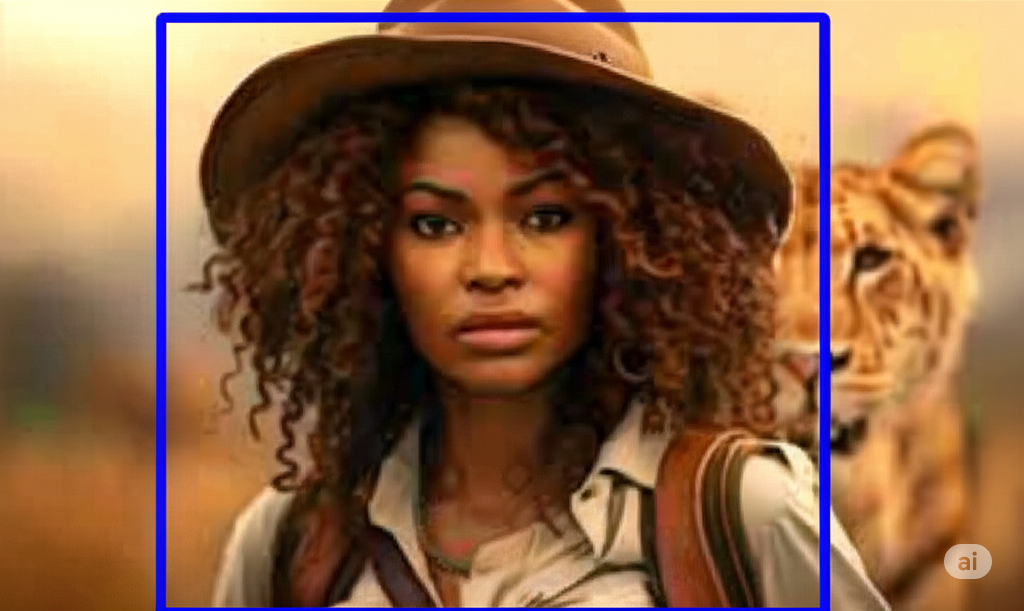
#> input picture POS FIAP IA para Devs/Aulas Plataforma/FASE 01 - Bem Vindo IA/05 COMPUTER VISION/content/FOTO.png, 1024 x 611 px
$ jupyter execute 'Aula_03_detecçãod_e_faces.ipynb'
#> lines starting #> are read from the running program, lines starting #| are printed output that depends on the picture; after the words box and inside, x2 and y2 are one past the last pixel; in counts of white or black regions, pixels touching at a corner belong together
[cell 1]
import cv2

# Carregar o classificador cascade pré-treinado
face_cascade = cv2.CascadeClassifier(cv2.data.haarcascades + 'haarcascade_frontalface_default.xml')
eye_cascade = cv2.CascadeClassifier(cv2.data.haarcascades + 'haarcascade_eye.xml')

# Carregar a imagem (substitua 'imagem.jpg' pelo nome do arquivo que você fez o upload)
imagem = cv2.imread('content/FOTO.png')
#> imagem is the input picture: shape (611, 1024, 3); mean B, G, R 69.4, 98.4, 137.7

# Converter a imagem para tons de cinza
imagem_cinza = cv2.cvtColor(imagem, cv2.COLOR_BGR2GRAY)
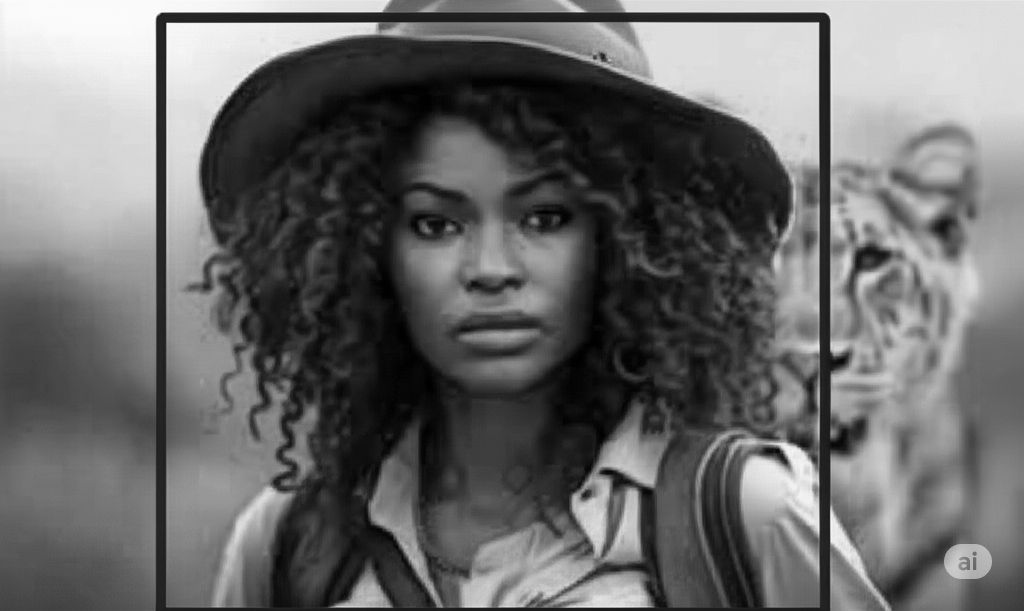
#> imagem_cinza: shape (611, 1024); min 0, max 252, mean 106.9

# Detectar faces na imagem
faces = eye_cascade.detectMultiScale(imagem_cinza, scaleFactor=1.1, minNeighbors=5, minSize=(55, 55))
#> faces = [[504, 180, 73, 73], [399, 188, 69, 69], [898, 190, 82, 82], [902, 516, 87, 87]]

# Desenhar retângulos ao redor das faces detectadas
for (x, y, w, h) in faces:
    cv2.rectangle(imagem, (x, y), (x+w, y+h), (255, 0, 0), 2)
#> this loop made 4 passes
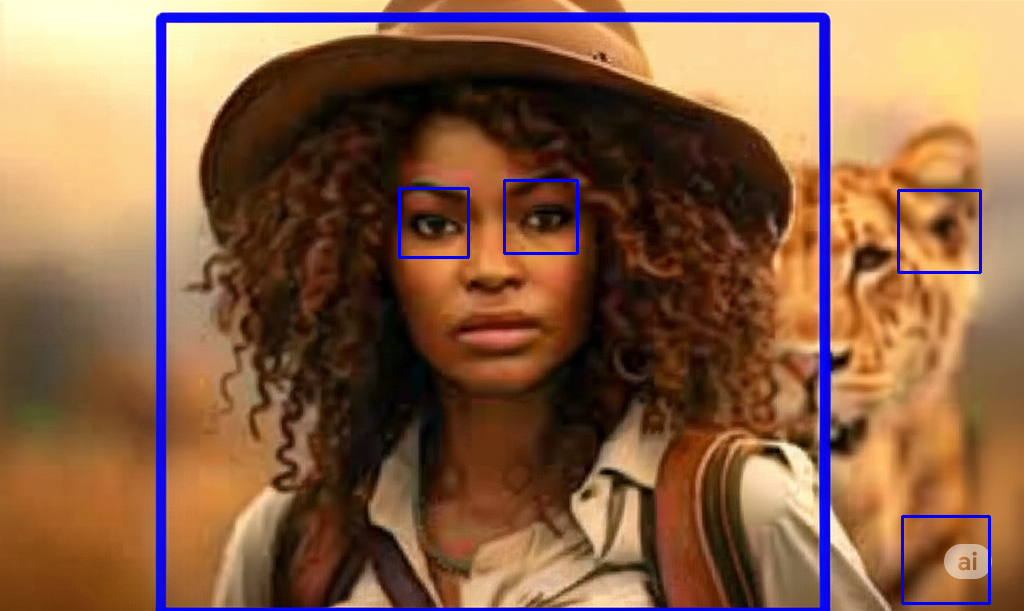
#> imagem: shape (611, 1024, 3); 0.59% of pixels changed, all inside (x1, y1, x2, y2) = (398, 179, 991, 605)

# # Desenhar retângulos ao redor das faces + cabelo detectadas
# for (x, y, w, h) in faces:
#     # Definir a região do cabelo e rosto combinados
#     hair_y = max(0, y - int(h / 2))  # Ajustar a região acima do rosto
#     combined_height = h + (y - hair_y)  # Altura combinada de cabelo e rosto

#     # Desenhar um único retângulo ao redor da região combinada de rosto e cabelo
#     cv2.rectangle(imagem, (x, hair_y), (x + w, hair_y + combined_height), (255, 0, 0), 2)


# Mostrar a imagem com as faces detectadas
from matplotlib import pyplot as plt
plt.imshow(imagem)
plt.axis('off')
plt.show()
cv2.waitKey(0)
cv2.destroyAllWindows()
